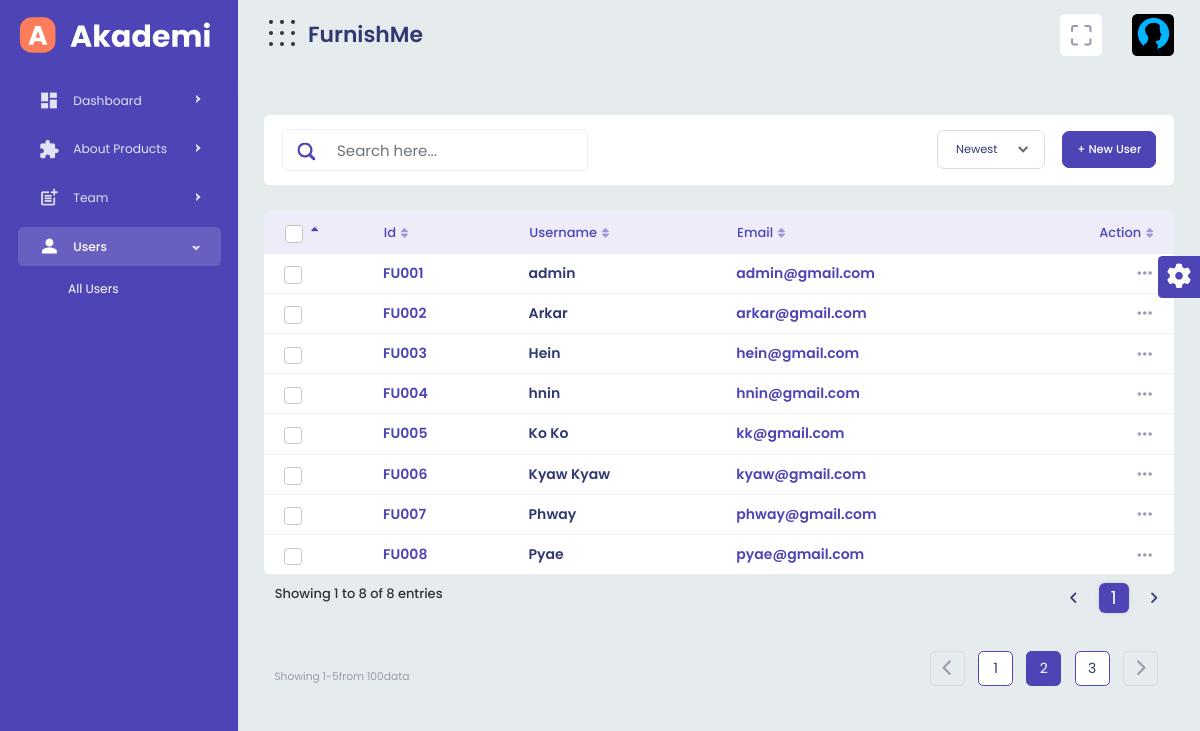
The page /admin/user.php on the database as committed earlier.
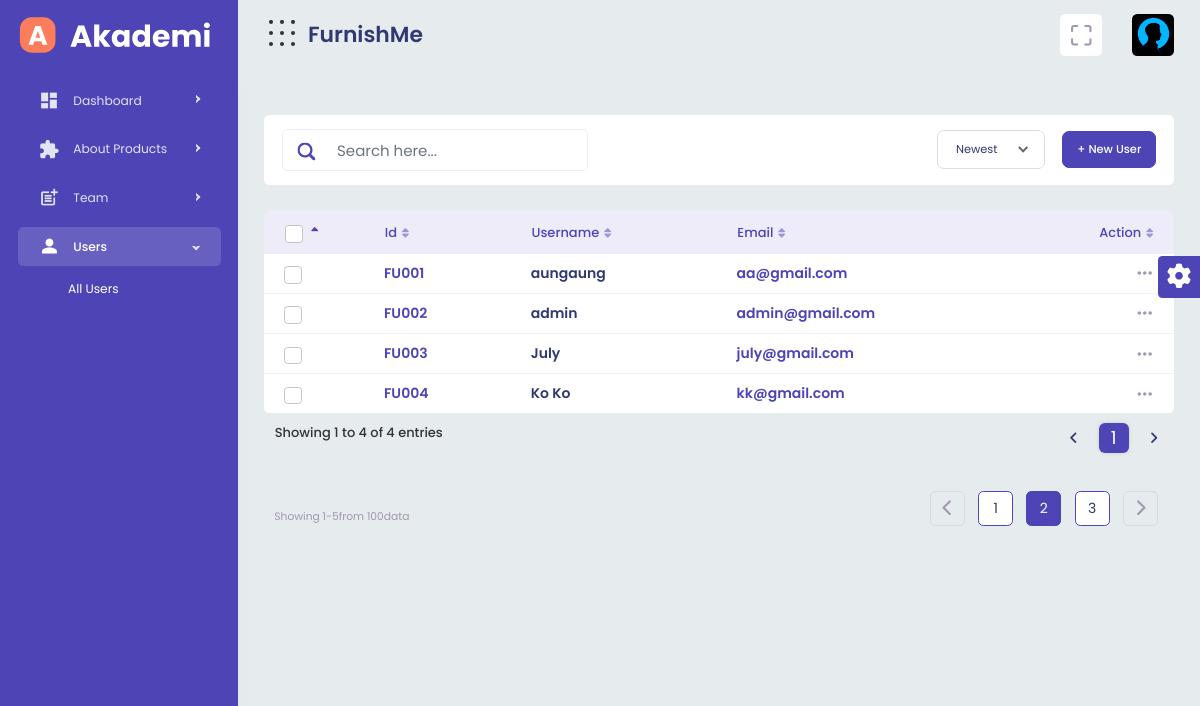
The same page on the database as committed later.
### tables this page shows
CREATE TABLE IF NOT EXISTS `user` (
  `username` varchar(200) NOT NULL,
  `email` varchar(200) NOT NULL,
  `password` varchar(200) NOT NULL,
  UNIQUE KEY `email` (`email`)
);

### admin/user.php (the view, shortened to what this page needs)
<!DOCTYPE html>
<html lang="en">
<head>
	<?php include('css.php'); ?>
</head>
<body>
	<div id="main-wrapper" class="wallet-open active">
		<?php include('header.php'); ?>
		<?php include('navheader.php') ?>
		<?php include("sidebar.php"); ?>
	<div class="content-body">
		<div class="container-fluid">
			<div class="row">
				<div class="col-xl-12">
					<div class="row">
						<div class="col-xl-12">
							<div class="page-title flex-wrap">
								<div class="input-group search-area mb-md-0 mb-3">
									<input type="text" class="form-control" placeholder="Search here...">
									<span class="input-group-text"><a href="javascript:void(0)">
										</a>
									</span>
								</div>
								<div>
									<button type="button" class="btn btn-primary" data-bs-toggle="modal" data-bs-target="#exampleModal">
										+ New User
									</button>
								</div>
							</div>
						</div>
						<div class="col-xl-12">
							<div class="row">
								<div class="col-xl-12 wow fadeInUp" data-wow-delay="1.5s">
									<div class="table-responsive full-data">
										<table class="table-responsive-lg table display dataTablesCard student-tab dataTable no-footer" id="example-student">
											<thead>
												<tr>
													<th>
														<input type="checkbox" class="form-check-input" id="checkAll" required="">
													</th>
													<th>Id</th>
													<th>Username</th>
													<th>Email</th>
													<th class="text-end">Action</th>
												</tr>
											</thead>
											<tbody>
												<?php
												include('connection.php');
												$query = "SELECT * FROM user";
												$rawdata = $connection->query($query);
												$x = 0;
												while (list($username, $email, $password) = mysqli_fetch_array($rawdata)) {
												?>
													<tr>
														<td>
															<div class="checkbox me-0 align-self-center">
																<div class="custom-control custom-checkbox ">
																	<input type="checkbox" class="form-check-input" id="check81" required="">
																</div>
															</div>
														</td>
														<td><span class="text-primary font-w600"><?php $x += 1;
																									echo "FU00" . $x; ?></span></td>
														<td>
															<div class="trans-list">
																<h4><?php echo $username; ?></h4>
															</div>
														</td>
														<td><span class="text-primary font-w600"><?php echo $email; ?></span></td>
														<td>
															<div class="dropdown custom-dropdown float-end">
																<div class="btn sharp tp-btn " data-bs-toggle="dropdown">
																</div>
															</div>
														</td>
													</tr>
												<?php } ?>
											</tbody>
										</table>
									</div>
								</div>
							</div>
						</div>
						<div class="table-pagenation teach">
							<small>Showing <span>1-5</span>from <span>100</span>data</small>
							<nav>
								<ul class="pagination pagination-gutter pagination-primary no-bg">
									<li class="page-item page-indicator">
										<a class="page-link" href="javascript:void(0)">
											<i class="fa-solid fa-chevron-left"></i></a>
									</li>
									<li class="page-item "><a class="page-link" href="javascript:void(0)">1</a>
									</li>
									<li class="page-item active"><a class="page-link" href="javascript:void(0)">2</a></li>
									<li class="page-item"><a class="page-link" href="javascript:void(0)">3</a></li>
									<li class="page-item page-indicator">
										<a class="page-link" href="javascript:void(0)">
											<i class="fa-solid fa-chevron-right"></i></a>
									</li>
								</ul>
							</nav>
						</div>
					</div>
				</div>
			</div>
		</div>
	</div>
</div>
</body>
</html>

### admin/css.php (shortened to what this page needs)
<link href="vendor/wow-master/css/libs/animate.css" rel="stylesheet">
<link href="vendor/bootstrap-select/dist/css/bootstrap-select.min.css" rel="stylesheet">
<link rel="stylesheet" href="vendor/bootstrap-select-country/css/bootstrap-select-country.min.css">
<link rel="stylesheet" href="vendor/jquery-nice-select/css/nice-select.css">
<link href="vendor/datepicker/css/bootstrap-datepicker.min.css" rel="stylesheet">
<link href="vendor/sweetalert2/dist/sweetalert2.min.css" rel="stylesheet">
<link href="vendor/sweetalert2/dist/sweetalert2.min.css" rel="stylesheet">
<link href="vendor/bootstrap-select/dist/css/bootstrap-select.min.css" rel="stylesheet">
<link href="vendor/jquery-nice-select/css/nice-select.css" rel="stylesheet">
<link href="vendor/datatables/css/jquery.dataTables.min.css" rel="stylesheet">
<link rel="stylesheet" href="vendor/swiper/css/swiper-bundle.min.css">
<link href="css/style.css" rel="stylesheet">

### admin/header.php (shortened to what this page needs)
<div class="header">
    <div class="header-content">
        <nav class="navbar navbar-expand">
            <div class="collapse navbar-collapse justify-content-between">
                <div class="header-left">
                    <div class="dashboard_bar">
                        FurnishMe
                    </div>
                </div>
                <ul class="navbar-nav header-right">
                    <li class="nav-item dropdown notification_dropdown">
                        <a class="nav-link bell dz-fullscreen" href="javascript:void(0);">
                        </a>
                    </li>
                    <li class="nav-item">
                        <div class="dropdown header-profile2">
                            <a class="nav-link ms-0" href="javascript:void(0);" role="button" data-bs-toggle="dropdown"
                                aria-expanded="false">
                                <div class="header-info2 d-flex align-items-center">
                                    <img src="images/profile/propic.jpeg" alt="">
                                </div>
                            </a>
                        </div>
                    </li>
                </ul>
            </div>
        </nav>
    </div>
</div>

### admin/navheader.php (shortened to what this page needs)
<div class="nav-header">
			<a href="index.php" class="brand-logo">
				<div class="brand-title">
				</div>
			</a>
			<div class="nav-control">
				<div class="hamburger">
				</div>
			</div>
		</div>

### admin/sidebar.php (shortened to what this page needs)
<div class="dlabnav">
    <div class="dlabnav-scroll">
        <ul class="metismenu" id="menu">
            <li>
                <a class="has-arrow " href="javascript:void(0);" aria-expanded="false">
                    <span class="nav-text">Dashboard</span>
                </a>
            </li>
            <li><a class="has-arrow " href="javascript:void(0);" aria-expanded="false">
                    <span class="nav-text">About Products</span>
                </a>
            </li>
            <li><a class="has-arrow " href="javascript:void(0);" aria-expanded="false">
                    <span class="nav-text">Team</span>
                </a>
            </li>
            <li><a class="has-arrow " href="javascript:void(0);" aria-expanded="false">
                    <span class="nav-text">Users</span>
                </a>
                <ul aria-expanded="false">
                    <li><a href="user.php">All Users</a></li>
                </ul>
            </li>
        </ul>
    </div>
</div>

Rows that differ between the two databases and show on the page:
removed user: username "Arkar", email "arkar@gmail.com"
removed user: username "Hein", email "hein@gmail.com"
removed user: username "hnin", email "hnin@gmail.com"
removed user: username "Kyaw Kyaw", email "kyaw@gmail.com"
removed user: username "Phway", email "phway@gmail.com"
removed user: username "Pyae", email "pyae@gmail.com"
added user: username "aungaung", email "aa@gmail.com"
added user: username "July", email "july@gmail.com"
Other text that changed with them:
text written by a page script: "Showing 1 to 8 of 8 entries 1" → "Showing 1 to 4 of 4 entries 1"
